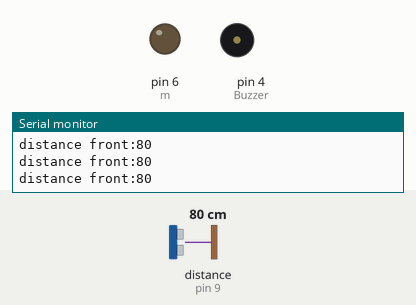
This sketch was run on a simulated Arduino Uno, built with avr-gcc and run on an emulated ATmega328P. Shown: output pins drawn as LEDs (lit = HIGH), buzzer (waves = sounding, pin HIGH), the last lines printed to the serial monitor. Wiring (inferred from the names in the program): ultrasonic range finder: trigger pin 8; echo pin 9. The inputs (shaded band) are chosen by the test bench; at power-on: distance to the obstacle (sensor on pin 9) 80 cm. The echo pulse lasts 58.3 µs per cm; pins used as bus, display or sensor lines are not drawn.

Above: at 1.2 s.
1.3 s: distance to the obstacle (sensor on pin 9) set to 23 cm
2.8 s: distance to the obstacle (sensor on pin 9) set to 20 cm
At 4.0 s:
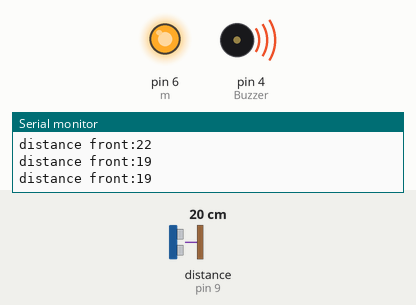
4.3 s: distance to the obstacle (sensor on pin 9) set to 35 cm
At 5.9 s:
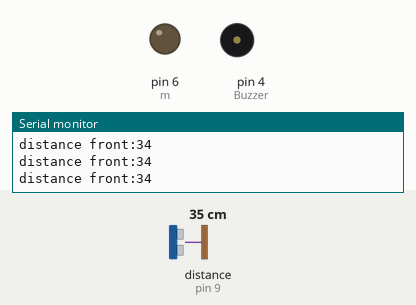
6.5 s: distance to the obstacle (sensor on pin 9) set to 2 cm
At 7.3 s:
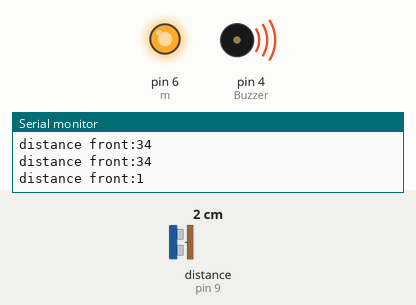
Timing chart, 0 to 9.0 s (numbered marks = the images above; inputs shaded):
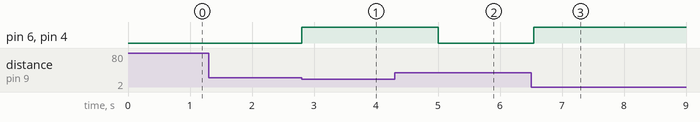

Measured:
- the behaviour switches between 22 and 21 cm on distance to the obstacle (sensor on pin 9) (found by bisection; images 0 and 1)
- after the input at 2.8 s, pin 6 (m), pin 4 (Buzzer): LOW → HIGH at once
- after the input at 4.3 s, pin 6 (m), pin 4 (Buzzer): HIGH → LOW after 0.71 s
- after the input at 6.5 s, pin 6 (m), pin 4 (Buzzer): LOW → HIGH after 0.05 s

The sketch:

stickCode.ino
```cpp
const int trigger_front = 8; // front ultrasonic sensor
const int echo_front = 9; // front ultrasonic sensor
long distance_front;
const int Buzzer=4;
const int m=6;

void setup()
{
  Serial.begin(9600);
  pinMode(trigger_front, OUTPUT);
  pinMode(echo_front, INPUT);
  pinMode(Buzzer, OUTPUT);
  pinMode(m, OUTPUT);

  digitalWrite(Buzzer,LOW);
  digitalWrite(m,LOW);

}

void check_distance_front()
{
  long dis;
  digitalWrite(trigger_front, LOW);
  delayMicroseconds(2);
  digitalWrite(trigger_front, HIGH);
  delayMicroseconds(5);
  digitalWrite(trigger_front, LOW);
  dis = pulseIn(echo_front, HIGH);
  distance_front = dis/29/2;
  Serial.print("distance front:");
  Serial.println(distance_front);
}

void loop()
{
  check_distance_front();
  if(distance_front <=20)
  {
  digitalWrite(Buzzer,HIGH);
  digitalWrite(m,HIGH);
delay(1000);
  }
  else
  {
  digitalWrite(m,LOW);
  digitalWrite(Buzzer,LOW);
  }
 delay(100);
}
```
